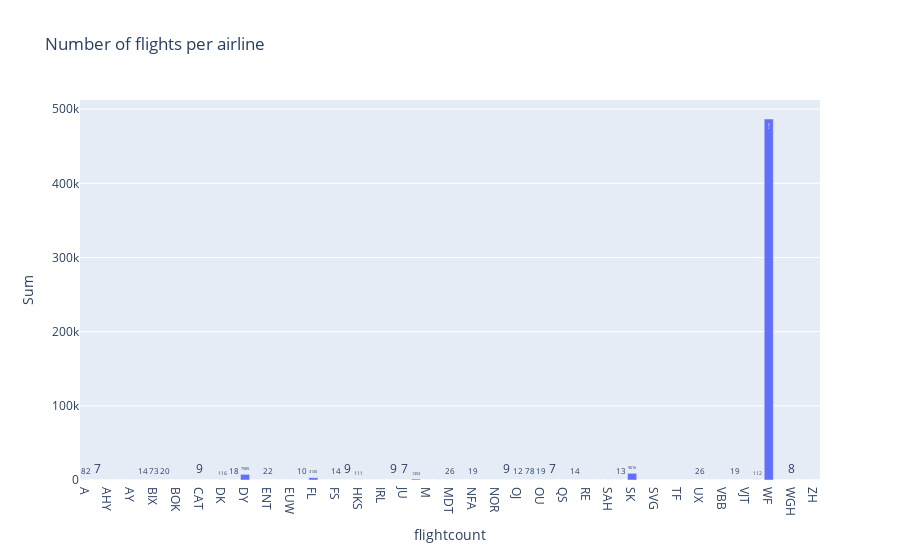

Notebook code cell kept with this figure:
### Markdown cell above
# Forskjeller i airline

### Code cell
#compute sums
flight_sum = (
    df.groupby("airline")[["flights_cnt"]]
      .sum()
)

fig = go.Figure()

# Add each column as its own bar trace
for col in flight_sum.columns:
    fig.add_trace(
        go.Bar(
            x=flight_sum.index,
            y=flight_sum[col],
            name=col,
            text=flight_sum[col],
            textposition='auto'
        )
    )

fig.update_layout(
    title="Number of flights per airline",
    xaxis_title="Airline",
    yaxis_title="Sum",
    barmode='group'  # or 'stack',
)

fig.show()

### Figure 1 — Plotly figure (JSON) as saved in the notebook; plotly's stock layout.template omitted (floating-point values rounded to 4 significant figures)
{"data": [{"name": "flights_cnt", "text": [82, 7, 2, 6, 2, 14, 73, 20, 4, 2, 9, 5, 116, 18, 7585, 5, 22, 2, 2, 10, 3130, 2, 14, 9, 111, 2, 1, 9, 7, 1353, 3, 1, 26, 2, 19, 2, 1, 9, 12, 78, 19, 7, 2, 14, 4, 1, 2, 13, 9016, 3, 2, 4, 3, 3, 26, 1, 2, 19, 4, 112, 486716, 1, 8, 5, 6], "textposition": "auto", "type": "bar", "x": ["A", "AEH", "AHY", "ATS", "AY", "BHL", "BIX", "BNO", "BOK", "BPP", "CAT", "DFL", "DK", "DX", "DY", "EE", "ENT", "ETI", "EUW", "EZE", "FL", "FMY", "FS", "GR", "HKS", "HMR", "IRL", "JNL", "JU", "LPA", "M", "MCK", "MDT", "MMD", "NFA", "NJE", "NOR", "NWG", "OJ", "OSL", "OU", "PWF", "QS", "RC", "RE", "RRR", "SAH", "SCT", "SK", "SUS", "SVG", "TEF", "TF", "TK", "UX", "V", "VBB", "VF", "VJT", "W", "WF", "WFS", "WGH", "WX", "ZH"], "y": [82, 7, 2, 6, 2, 14, 73, 20, 4, 2, 9, 5, 116, 18, 7585, 5, 22, 2, 2, 10, 3130, 2, 14, 9, 111, 2, 1, 9, 7, 1353, 3, 1, 26, 2, 19, 2, 1, 9, 12, 78, 19, 7, 2, 14, 4, 1, 2, 13, 9016, 3, 2, 4, 3, 3, 26, 1, 2, 19, 4, 112, 486716, 1, 8, 5, 6]}], "layout": {"barmode": "group", "title": {"text": "Number of flights per airline"}, "xaxis": {"title": {"text": "flightcount"}}, "yaxis": {"title": {"text": "Sum"}}}}
